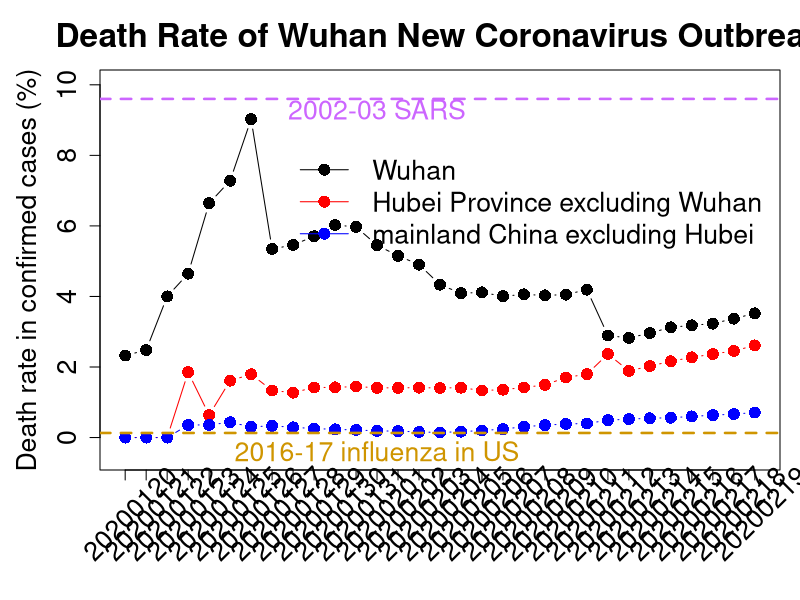
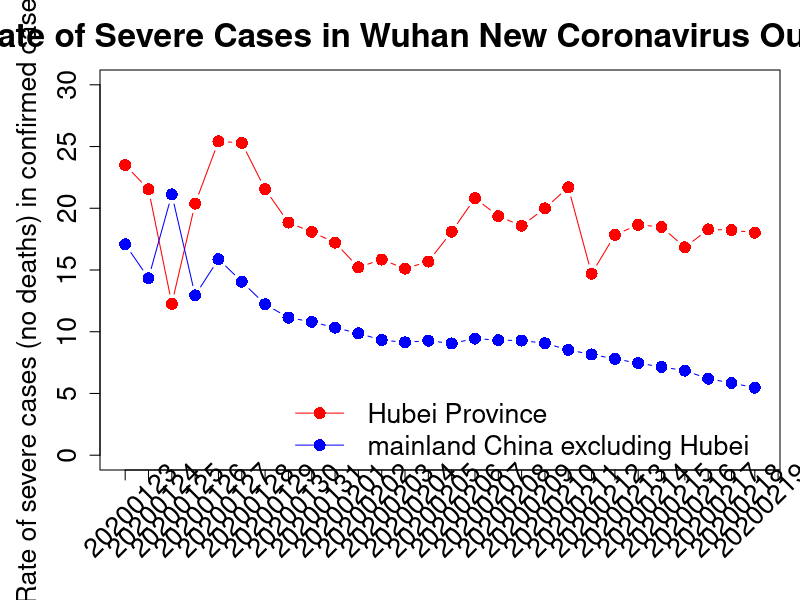
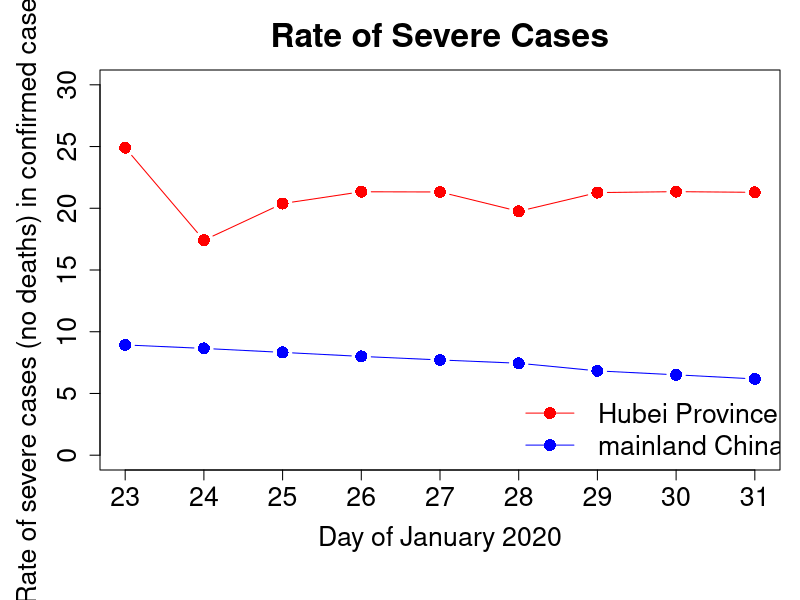
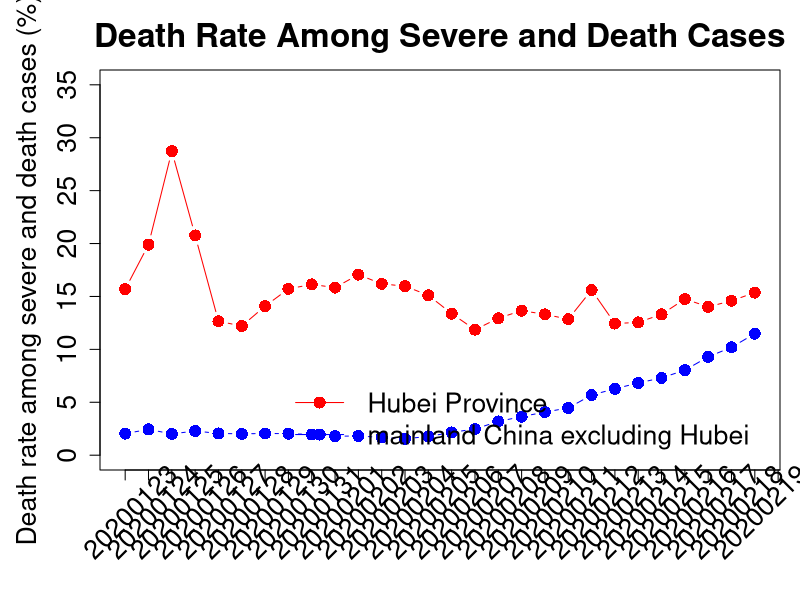

These charts were generated, in order, by the following R code:
# read in count data
counts <- read.delim ("counts.txt", header=TRUE, row.names=1)
counts.hubei <- read.delim ("counts_Hubei.txt", header=TRUE, row.names=1)
counts.wuhan <- read.delim ("counts_Wuhan_corrected.txt", header=TRUE, row.names=1)

# extract data for Hubei Province but no Wuhan
counts.hubei.nowuhan <- counts.hubei[(which(counts.hubei$Day==20)):nrow(counts.hubei), 2:5] - counts.wuhan[(which(counts.wuhan$Day==20)):nrow(counts.wuhan), 2:5]

# extract data for mainland China outside Hubei
counts.nohubei <- counts[(which(counts$Day==20)):nrow(counts), 2:5] - counts.hubei[(which(counts.hubei$Day==20)):nrow(counts.hubei), 2:5]

####################################
# death rate
####################################
death.rate.wuhan <- counts.wuhan$Deaths[(which(counts.wuhan$Day==20)):nrow(counts.wuhan)] / counts.wuhan$Cases[(which(counts.wuhan$Day==20)):nrow(counts.wuhan)]

death.rate.hubei.nowuhan <- counts.hubei.nowuhan$Deaths / counts.hubei.nowuhan$Cases

death.rate.nohubei <- counts.nohubei$Deaths / counts.nohubei$Cases

summary (death.rate.wuhan)
#   Min. 1st Qu.  Median    Mean 3rd Qu.    Max.
#0.02326 0.04775 0.05451 0.05361 0.05999 0.09026
summary (death.rate.hubei.nowuhan)
#    Min.  1st Qu.   Median     Mean  3rd Qu.     Max.
#0.000000 0.009552 0.014099 0.011349 0.014342 0.018519
summary (death.rate.nohubei)
#    Min.  1st Qu.   Median     Mean  3rd Qu.     Max.
#0.000000 0.001708 0.002316 0.002204 0.003180 0.004334

ndays <- length (death.rate.wuhan)
par (mar=c(6.5, 5, 3.5, 1))
# Plot_death_rates_vs_time.pdf
plot (1:ndays, death.rate.wuhan*100, type="b", ylim=c(-0.5, 10), pch=16, cex=1.6, xlab="", ylab="Death rate in confirmed cases (%)", cex.axis=1.6, cex.lab=1.6, xaxt="n")
title ("Death Rate of Wuhan New Coronavirus Outbreak", cex.main=2)
axis (side=1, at=1:ndays, labels=FALSE, cex.axis=1.6)
text (1:ndays, par("usr")[3]-0.8, labels=rownames (counts.nohubei), srt=45, cex=1.6, pos=1, xpd=TRUE)
points (1:ndays, death.rate.hubei.nowuhan*100, type="b", pch=16, cex=1.6, col="red")
points (1:ndays, death.rate.nohubei*100, type="b", pch=16, cex=1.6, col="blue")
legend (9, 8.5, bty="n", legend=c("Wuhan", "Hubei Province excluding Wuhan", "mainland China excluding Hubei"), pch=16, cex=1.6, lty=1, col=c("black", "red", "blue"))
abline (a=9.6, b=0, lty=2, col="#cc66ff", lwd=2.5)
abline (a=0.13, b=0, lty=2, col="#cf9500", lwd=2.5)
text (13, 9.3, labels="2002-03 SARS", col=c("#cc66ff"), cex=1.6)
text (13, -0.4, labels="2016-17 influenza in US", col=c("#cf9500"), cex=1.6)

####################################
# rate of severe cases
####################################
# not including deaths
severity.rate.hubei <- counts.hubei$Severe[(which(counts.hubei$Day==23)):nrow(counts.hubei)] / counts.hubei$Cases[(which(counts.hubei$Day==23)):nrow(counts.hubei)]

severity.rate.nohubei <- counts.nohubei$Severe[-(1:3)] / counts.nohubei$Cases[-(1:3)]

summary (severity.rate.nohubei)
#   Min. 1st Qu.  Median    Mean 3rd Qu.    Max.
#0.09326 0.10684 0.12584 0.13259 0.14723 0.21127
summary (severity.rate.hubei)
#   Min. 1st Qu.  Median    Mean 3rd Qu.    Max.
# 0.1226  0.1687  0.1961  0.1960  0.2203  0.2542

ndays.severe <- length (severity.rate.hubei)
# Plot_severity_rates_vs_time.pdf
plot (1:ndays.severe, severity.rate.hubei*100, type="b", ylim=c(0, 30), pch=16, cex=1.6, xlab="", ylab="Rate of severe cases (no deaths) in confirmed cases (%)", cex.axis=1.6, cex.lab=1.6, col="red", xaxt="n")
title ("Rate of Severe Cases in Wuhan New Coronavirus Outbreak", cex.main=2)
axis (side=1, at=1:ndays, labels=FALSE, cex.axis=1.6)
text (1:ndays.severe, par("usr")[3]-2, labels=rownames (counts.nohubei)[-(1:3)], srt=45, cex=1.6, pos=1, xpd=TRUE)
points (1:ndays.severe, severity.rate.nohubei*100, type="b", pch=16, cex=1.6, col="blue")
legend (8, 6, bty="n", legend=c("Hubei Province", "mainland China excluding Hubei"), pch=16, cex=1.6, lty=1, col=c("red", "blue"))


severity.rate2.hubei <- (counts.hubei$Severe[(nrow(counts.hubei)-8):nrow(counts.hubei)] + counts.hubei$Deaths[(nrow(counts.hubei)-8):nrow(counts.hubei)]) / counts.hubei$Cases[(nrow(counts.hubei)-8):nrow(counts.hubei)]

severity.rate2.nohubei <- (counts.nohubei$Severe[(nrow(counts.nohubei)-8):nrow(counts.nohubei)] + counts.nohubei$Deaths[(nrow(counts.nohubei)-8):nrow(counts.nohubei)]) / counts.nohubei$Cases[(nrow(counts.nohubei)-8):nrow(counts.nohubei)]

# Plot_severity_rates2_vs_time.pdf
plot (23:31, severity.rate2.hubei*100, type="b", xlim=c(23, 31), ylim=c(0, 30), pch=16, cex=1.6, xlab="Day of January 2020", ylab="Rate of severe cases (no deaths) in confirmed cases (%)", cex.axis=1.6, cex.lab=1.6, col="red", xaxt="n")
title ("Rate of Severe Cases", cex.main=2)
axis (side=1, at=23:31, cex.axis=1.6)
points (23:31, severity.rate2.nohubei*100, type="b", pch=16, cex=1.6, col="blue")
legend (28, 6, bty="n", legend=c("Hubei Province", "mainland China excluding Hubei"), pch=16, cex=1.6, lty=1, col=c("red", "blue"))

# deaths among severe cases
severity.rate3.hubei <- counts.hubei$Deaths[(which(counts.hubei$Day==23)):nrow(counts.hubei)] / (counts.hubei$Severe[(which(counts.hubei$Day==23)):nrow(counts.hubei)] + counts.hubei$Deaths[(which(counts.hubei$Day==23)):nrow(counts.hubei)])

severity.rate3.nohubei <- counts.nohubei$Deaths[-(1:3)] / (counts.nohubei$Severe[-(1:3)] + counts.nohubei$Deaths[-(1:3)])

summary (severity.rate3.hubei)
#   Min. 1st Qu.  Median    Mean 3rd Qu.    Max.
# 0.1221  0.1529  0.1599  0.1708  0.1777  0.2873
summary (severity.rate3.nohubei)
#   Min. 1st Qu.  Median    Mean 3rd Qu.    Max.
#0.01677 0.01922 0.02027 0.02015 0.02052 0.02439

ndays.severe.death <- length (severity.rate3.hubei)
# Plot_death_rates_in_severe_cases_vs_time.pdf
plot (1:ndays.severe.death, severity.rate3.hubei*100, type="b", ylim=c(0, 35), pch=16, cex=1.6, xlab="", ylab="Death rate among severe and death cases (%)", cex.axis=1.6, cex.lab=1.6, col="red", xaxt="n")
title ("Death Rate Among Severe and Death Cases", cex.main=2)
axis (side=1, at=1:ndays, labels=FALSE, cex.axis=1.6)
text (1:ndays.severe.death, par("usr")[3]-2.5, labels=rownames (counts.nohubei)[-(1:3)], srt=45, cex=1.6, pos=1, xpd=TRUE)
points (1:ndays.severe.death, severity.rate3.nohubei*100, type="b", pch=16, cex=1.6, col="blue")
legend (8, 8, bty="n", legend=c("Hubei Province", "mainland China excluding Hubei"), pch=16, cex=1.6, lty=1, col=c("red", "blue"))
